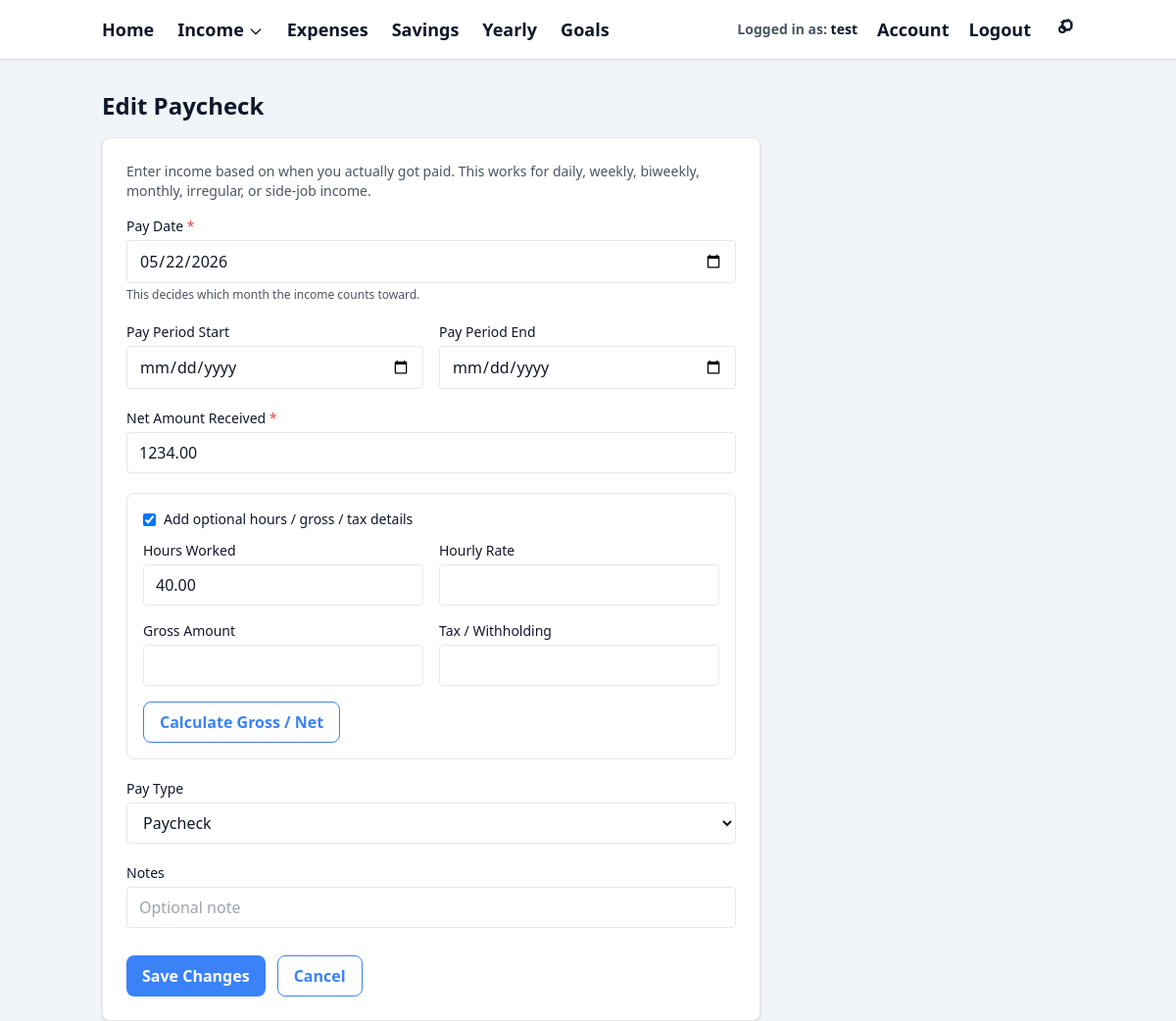
The page /income/edit/1 (signed in) on the database its author committed.
### models.py (models this page shows)
class User(db.Model):
    id = db.Column(db.Integer, primary_key=True)
    email = db.Column(db.String(255), unique=True, nullable=False)
    display_name = db.Column(db.String(100), nullable=True)
    password_hash = db.Column(db.String(255), nullable=True)
    created_at = db.Column(db.DateTime, default=datetime.utcnow)

class Paycheck(db.Model):
    id = db.Column(db.Integer, primary_key=True)
    user_id = db.Column(db.Integer, db.ForeignKey("user.id"), nullable=False)
    pay_date = db.Column(db.Date, nullable=False)
    period_start = db.Column(db.Date, nullable=True)
    period_end = db.Column(db.Date, nullable=True)
    net_amount = db.Column(db.Float, nullable=False)
    gross_amount = db.Column(db.Float, nullable=True)
    hours_worked = db.Column(db.Float, nullable=True)
    hourly_rate = db.Column(db.Float, nullable=True)
    tax_withheld = db.Column(db.Float, nullable=True)
    pay_type = db.Column(db.String(50), nullable=False, default="Paycheck")
    notes = db.Column(db.String(255), nullable=True)
    created_at = db.Column(db.DateTime, default=datetime.utcnow)
    updated_at = db.Column(db.DateTime, nullable=True)
    user = db.relationship("User", backref=db.backref("paychecks", lazy=True))

### app.py (the view, shortened to what this page needs)
    @app.route("/income/edit/<int:paycheck_id>", methods=["GET", "POST"])
    @login_required
    def edit_paycheck(paycheck_id):
        user = get_current_user()
        paycheck = Paycheck.query.filter_by(
            id=paycheck_id,
            user_id=user.id,
        ).first_or_404()
        def parse_optional_float(value):
            value = (value or "").strip()
            if value == "":
                return None
            return float(value)
        def parse_optional_date(value):
            value = (value or "").strip()
            if value == "":
                return None
            return date.fromisoformat(value)
        return render_template(
            "income/form.html",
            paycheck=paycheck,
            today=paycheck.pay_date,
            current_year=paycheck.pay_date.year,
            current_month=paycheck.pay_date.month,
            form_mode="edit",
        )

### templates/income/form.html (shortened to what this page needs)
{% extends "base.html" %}
{% block content %}
{% set is_edit = form_mode == "edit" and paycheck %}
<h2 class="text-2xl font-bold mb-4" style="color: var(--color-text);">
  {% if is_edit %}
    Edit Paycheck
  {% else %}
    Add Income / Paycheck
  {% endif %}
</h2>
<div class="shadow rounded-lg p-6 max-w-2xl"
     style="background-color: var(--color-card-bg); border: 1px solid var(--color-border);">
  <p class="text-sm mb-4" style="color: var(--color-text-secondary);">
    Enter income based on when you actually got paid. This works for daily, weekly,
    biweekly, monthly, irregular, or side-job income.
  </p>
  <form method="POST" class="space-y-5">
    <div>
      <label class="block text-sm font-medium mb-1" style="color: var(--color-text);">
        Pay Date <span style="color: var(--color-error);">*</span>
      </label>
      <input
        type="date"
        name="pay_date"
        required
        value="{% if is_edit %}{{ paycheck.pay_date }}{% else %}{{ today }}{% endif %}"
        class="w-full rounded px-3 py-2"
        style="background-color: var(--color-input-bg);
               border: 1px solid var(--color-border);
               color: var(--color-text);"
      >
      <p class="text-xs mt-1" style="color: var(--color-text-secondary);">
        This decides which month the income counts toward.
      </p>
    </div>
    <div class="grid grid-cols-1 sm:grid-cols-2 gap-4">
      <div>
        <label class="block text-sm font-medium mb-1" style="color: var(--color-text);">
          Pay Period Start
        </label>
        <input
          type="date"
          name="period_start"
          value="{% if is_edit and paycheck.period_start %}{{ paycheck.period_start }}{% endif %}"
          class="w-full rounded px-3 py-2"
          style="background-color: var(--color-input-bg);
                 border: 1px solid var(--color-border);
                 color: var(--color-text);"
        >
      </div>
      <div>
        <label class="block text-sm font-medium mb-1" style="color: var(--color-text);">
          Pay Period End
        </label>
        <input
          type="date"
          name="period_end"
          value="{% if is_edit and paycheck.period_end %}{{ paycheck.period_end }}{% endif %}"
          class="w-full rounded px-3 py-2"
          style="background-color: var(--color-input-bg);
                 border: 1px solid var(--color-border);
                 color: var(--color-text);"
        >
      </div>
    </div>
    <div>
      <label class="block text-sm font-medium mb-1" style="color: var(--color-text);">
        Net Amount Received <span style="color: var(--color-error);">*</span>
      </label>
      <input
        type="number"
        name="net_amount"
        id="net_amount"
        step="0.01"
        min="0"
        required
        placeholder="Example: 1250.00"
        value="{% if is_edit %}{{ '%.2f'|format(paycheck.net_amount) }}{% endif %}"
        class="w-full rounded px-3 py-2"
        style="background-color: var(--color-input-bg);
               border: 1px solid var(--color-border);
               color: var(--color-text);"
      >
    </div>
    <div class="rounded-lg p-4"
         style="border: 1px solid var(--color-border); background-color: var(--color-card-bg);">
      <div class="flex items-center gap-2 mb-3">
        <input
          type="checkbox"
          id="show_math_fields"
          {% if is_edit and (paycheck.gross_amount is not none or paycheck.hours_worked is not none or paycheck.hourly_rate is not none or paycheck.tax_withheld is not none) %}
            checked
          {% endif %}
        >
        <label for="show_math_fields" class="text-sm font-medium" style="color: var(--color-text);">
          Add optional hours / gross / tax details
        </label>
      </div>
      <div
        id="optional_math_fields"
        class="space-y-4"
        style="{% if is_edit and (paycheck.gross_amount is not none or paycheck.hours_worked is not none or paycheck.hourly_rate is not none or paycheck.tax_withheld is not none) %}display: block;{% else %}display: none;{% endif %}"
      >
        <div class="grid grid-cols-1 sm:grid-cols-2 gap-4">
          <div>
            <label class="block text-sm font-medium mb-1" style="color: var(--color-text);">
              Hours Worked
            </label>
            <input
              type="number"
              name="hours_worked"
              id="hours_worked"
              step="0.01"
              min="0"
              value="{% if is_edit and paycheck.hours_worked is not none %}{{ '%.2f'|format(paycheck.hours_worked) }}{% endif %}"
              class="w-full rounded px-3 py-2 calc-input"
              style="background-color: var(--color-input-bg);
                     border: 1px solid var(--color-border);
                     color: var(--color-text);"
            >
          </div>
          <div>
            <label class="block text-sm font-medium mb-1" style="color: var(--color-text);">
              Hourly Rate
            </label>
            <input
              type="number"
              name="hourly_rate"
              id="hourly_rate"
              step="0.01"
              min="0"
              value="{% if is_edit and paycheck.hourly_rate is not none %}{{ '%.2f'|format(paycheck.hourly_rate) }}{% endif %}"
              class="w-full rounded px-3 py-2 calc-input"
              style="background-color: var(--color-input-bg);
                     border: 1px solid var(--color-border);
                     color: var(--color-text);"
            >
          </div>
        </div>
        <div class="grid grid-cols-1 sm:grid-cols-2 gap-4">
          <div>
            <label class="block text-sm font-medium mb-1" style="color: var(--color-text);">
              Gross Amount
            </label>
            <input
              type="number"
              name="gross_amount"
              id="gross_amount"
              step="0.01"
              min="0"
              value="{% if is_edit and paycheck.gross_amount is not none %}{{ '%.2f'|format(paycheck.gross_amount) }}{% endif %}"
              class="w-full rounded px-3 py-2"
              style="background-color: var(--color-input-bg);
                     border: 1px solid var(--color-border);
                     color: var(--color-text);"
            >
          </div>
          <div>
            <label class="block text-sm font-medium mb-1" style="color: var(--color-text);">
              Tax / Withholding
            </label>
            <input
              type="number"
              name="tax_withheld"
              id="tax_withheld"
              step="0.01"
              min="0"
              value="{% if is_edit and paycheck.tax_withheld is not none %}{{ '%.2f'|format(paycheck.tax_withheld) }}{% endif %}"
              class="w-full rounded px-3 py-2 calc-input"
              style="background-color: var(--color-input-bg);
                     border: 1px solid var(--color-border);
                     color: var(--color-text);"
            >
          </div>
        </div>
        <button type="button" id="calculate_pay_btn" class="btn-secondary">
          Calculate Gross / Net
        </button>
      </div>
    </div>
    <div>
      <label class="block text-sm font-medium mb-1" style="color: var(--color-text);">
        Pay Type
      </label>
      <select
        name="pay_type"
        class="w-full rounded px-3 py-2"
        style="background-color: var(--color-input-bg);
               border: 1px solid var(--color-border);
               color: var(--color-text);"
      >
        {% set current_type = paycheck.pay_type if is_edit else "Paycheck" %}
        {% for option in ["Paycheck", "Side Job", "Cash", "Refund", "Gift", "Other"] %}
          <option value="{{ option }}" {% if current_type == option %}selected{% endif %}>
            {{ option }}
          </option>
        {% endfor %}
      </select>
    </div>
    <div>
      <label class="block text-sm font-medium mb-1" style="color: var(--color-text);">
        Notes
      </label>
      <input
        type="text"
        name="notes"
        placeholder="Optional note"
        value="{% if is_edit and paycheck.notes %}{{ paycheck.notes }}{% endif %}"
        class="w-full rounded px-3 py-2"
        style="background-color: var(--color-input-bg);
               border: 1px solid var(--color-border);
               color: var(--color-text);"
      >
    </div>
    <div class="pt-2 flex flex-wrap gap-3">
      <button type="submit" class="btn-primary">
        {% if is_edit %}
          Save Changes
        {% else %}
          Save Income
        {% endif %}
      </button>
      {% if is_edit %}
        <a href="{{ url_for('income_month_view', year=paycheck.pay_date.year, month=paycheck.pay_date.month) }}"
           class="btn-secondary inline-block">
          Cancel
        </a>
      {% else %}
        <a href="{{ url_for('income_select_month') }}" class="btn-secondary inline-block">
          View Monthly Income
        </a>
      {% endif %}
    </div>
  </form>
</div>
{% endblock %}

### templates/base.html (shortened to what this page needs)
<!DOCTYPE html>
<html lang="en">
<head>
    <script src="https://cdn.tailwindcss.com"></script>
</head>
<body class="text-gray-800">
    <nav class="shadow mb-8" style="background-color: var(--color-navbar-bg);">
        <div class="max-w-5xl mx-auto px-4 py-4 flex items-center justify-between text-lg font-semibold">
            <div class="flex gap-6 items-center">
                <a href="{{ url_for('home') }}" class="nav-link">
                    Home
                </a>
                {% if session.get("user_id") %}
                    <div x-data="{ open: false }" class="relative">
                        <button
                            @click="open = !open"
                            @click.away="open = false"
                            class="nav-link flex items-center gap-1"
                        >
                            Income
                            <svg class="w-4 h-4 mt-1"
                                 fill="none"
                                 stroke="currentColor"
                                 stroke-width="2"
                                 viewBox="0 0 24 24">
                                <path
                                    stroke-linecap="round"
                                    stroke-linejoin="round"
                                    d="M19 9l-7 7-7-7"
                                />
                            </svg>
                        </button>
                    </div>
                    <a href="{{ url_for('expenses_view_redirect') }}"
                       class="nav-link">
                        Expenses
                    </a>
                    <a href="{{ url_for('savings_view_redirect') }}"
                       class="nav-link">
                        Savings
                    </a>
                    <a href="{{ url_for('yearly') }}" class="nav-link">
                        Yearly
                    </a>
                    <a href="{{ url_for('goals') }}" class="nav-link">
                        Goals
                    </a>
                {% endif %}
            </div>
            <div class="flex items-center gap-5">
                {% if session.get("user_id") %}
                    <div class="text-sm hidden sm:block"
                         style="color: var(--color-text-secondary);">
                        Logged in as:
                        <span style="color: var(--color-text); font-weight: 600;">
                            {{ session.get("display_name") or session.get("user_email") }}
                        </span>
                    </div>
                    <a href="{{ url_for('account') }}"
                        class="nav-link">
                        Account
                    </a>
                    <a href="{{ url_for('logout') }}"
                       class="nav-link">
                        Logout
                    </a>
                    <a href="{{ url_for('settings') }}"
                       class="nav-link"
                       title="Settings">
                    </a>
                {% endif %}
            </div>
        </div>
    </nav>
    <div class="max-w-5xl mx-auto px-4">
        {% block content %}
        {% endblock %}
    </div>
</body>
</html>

### templates/base.html (style rules this page uses)
:root { --color-bg: #f1f5f9; --color-navbar-bg: #ffffff; --color-card-bg: #ffffff; --color-border: #e5e7eb; --color-input-bg: #ffffff; --color-text: #0f172a; --color-text-secondary: #4b5563; --color-primary: #3b82f6; --color-primary-hover: #2563eb; --color-accent: #93c5fd; --color-success: #22c55e; --color-error: #ef4444; --color-warning: #f59e0b; }
body { background-color: var(--color-bg); color: var(--color-text); }
.btn-primary { background-color: var(--color-primary); color: #ffffff; border-radius: 0.5rem; padding: 0.5rem 1rem; font-weight: 600; transition: background-color 0.15s ease, transform 0.1s ease; }
.btn-secondary { border-radius: 0.5rem; padding: 0.5rem 1rem; font-weight: 600; border: 1px solid var(--color-primary); color: var(--color-primary); background-color: transparent; transition: background-color 0.15s ease, transform 0.1s ease; }
.nav-link { color: var(--color-text); }

### rows shown on the page
User: get "test"
Paycheck: pay_date "05/22/2026", net_amount "1234.00", hours_worked "☑", hours_worked "40.00", pay_type "Paycheck"
